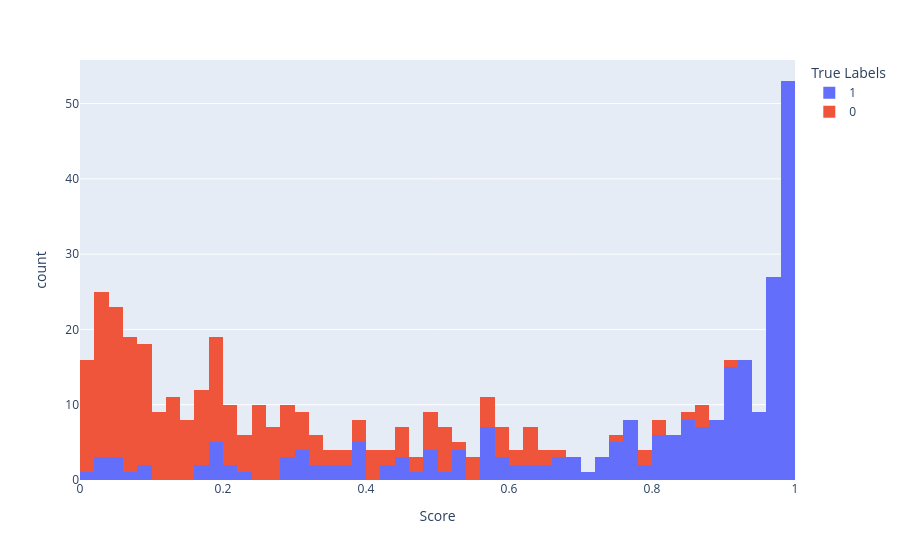

Notebook code for this chart:
### Code cell
model = LogisticRegression()
model.fit(x,y)
y_score = model.predict_proba(x)[:,1]
fpr, tpr, thresholds = roc_curve(y,y_score)

fig_hist = px.histogram(
    x=y_score, color=y, nbins=50,
    labels=dict(color='True Labels', x='Score')
)
fig_hist.show()

### Figure 1 — Plotly figure (JSON) as saved in the notebook; plotly's stock layout.template omitted (floating-point values rounded to 4 significant figures; data arrays with more than 128 entries replaced by an {"elided": "..."} marker saying what was removed)
{"data": [{"alignmentgroup": "True", "bingroup": "x", "hovertemplate": "True Labels=1<br>Score=%{x}<br>count=%{y}<extra></extra>", "legendgroup": "1", "marker": {"color": "#636efa", "pattern": {"shape": ""}}, "name": "1", "nbinsx": 50, "offsetgroup": "1", "orientation": "v", "showlegend": true, "type": "histogram", "x": {"elided": "249 float values"}, "xaxis": "x", "yaxis": "y"}, {"alignmentgroup": "True", "bingroup": "x", "hovertemplate": "True Labels=0<br>Score=%{x}<br>count=%{y}<extra></extra>", "legendgroup": "0", "marker": {"color": "#EF553B", "pattern": {"shape": ""}}, "name": "0", "nbinsx": 50, "offsetgroup": "0", "orientation": "v", "showlegend": true, "type": "histogram", "x": {"elided": "251 float values"}, "xaxis": "x", "yaxis": "y"}], "layout": {"barmode": "relative", "legend": {"title": {"text": "True Labels"}, "tracegroupgap": 0}, "margin": {"t": 60}, "xaxis": {"anchor": "y", "domain": [0, 1], "title": {"text": "Score"}}, "yaxis": {"anchor": "x", "domain": [0, 1], "title": {"text": "count"}}}}
